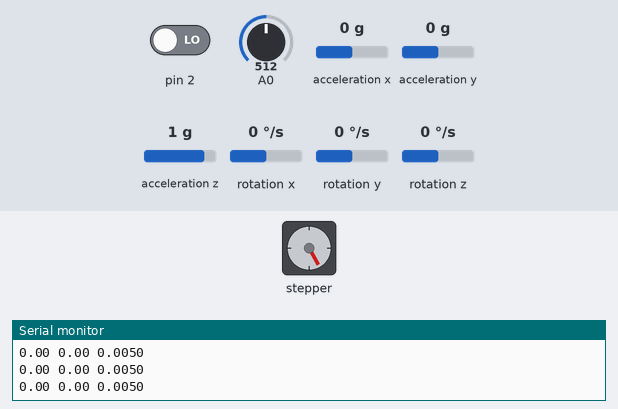
This sketch was run on a simulated Arduino Uno, built with avr-gcc and run on an emulated ATmega328P. Parts: stepper motor, the last lines printed to the serial monitor. Inputs (shaded band) come from the test bench; at power-on: A0 = 512, acceleration x 0 g, acceleration y 0 g, pin 2 LOW, acceleration z 1 g, rotation x 0 °/s, rotation y 0 °/s, rotation z 0 °/s. The sensor or clock chip raises its interrupt line as the real part does; stepper angles assume 200 steps per turn.

Above: at 1.7 s.
1.8 s: A0 set to 30
At 2.04 s:
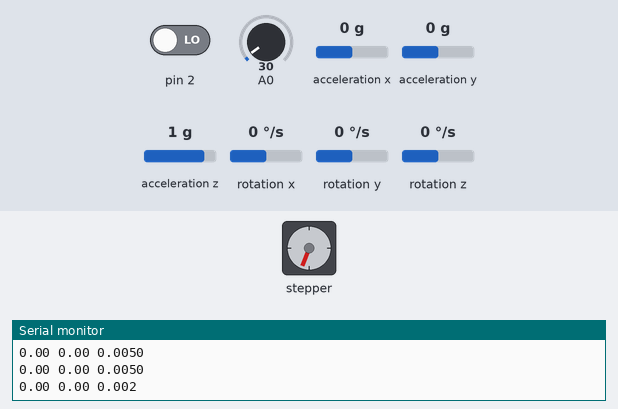
4.8 s: A0 set to 306
At 5.24 s:
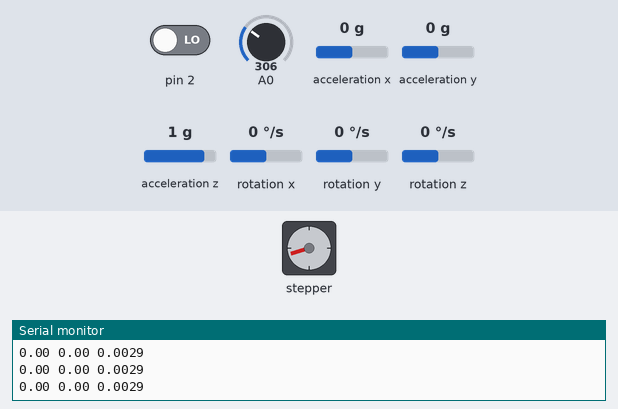
7.8 s: acceleration x set to -1.4 g
At 8.75 s:
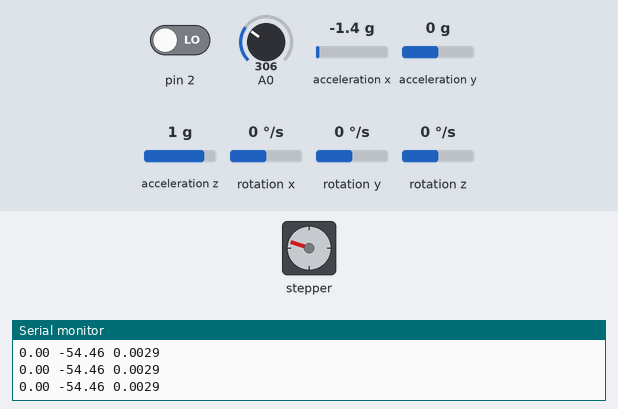
10.8 s: A0 set to 716
At 11.29 s:
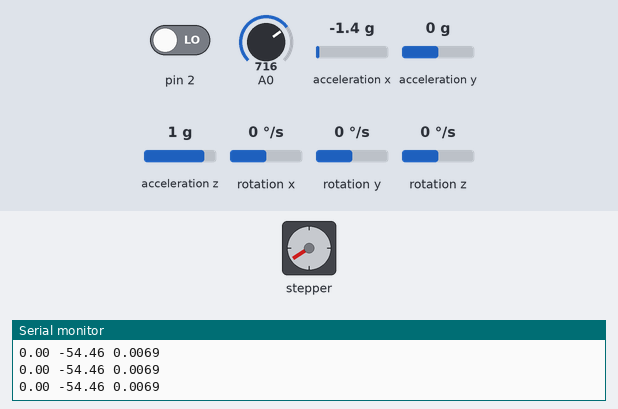
13.8 s: acceleration y set to -1.4 g
16.8 s: acceleration x set to 0 g
Timing chart, 0 to 20.8 s (numbered marks = the images above; inputs shaded):
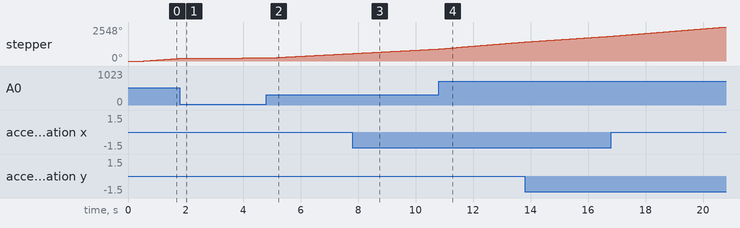

The sketch:

sketch_jul23a.ino
```cpp
/*
 Stepper Motor Control - speed control

 This program drives a unipolar or bipolar stepper motor.
 The motor is attached to digital pins 8 - 11 of the Arduino.
 A potentiometer is connected to analog input 0.

 The motor will rotate in a clockwise direction. The higher the potentiometer value,
 the faster the motor speed. Because setSpeed() sets the delay between steps,
 you may notice the motor is less responsive to changes in the sensor value at
 low speeds.

 Created 30 Nov. 2009
 Modified 28 Oct 2010
*/

#include "I2Cdev.h"
#include "MPU6050_6Axis_MotionApps20.h"
#include "Wire.h"
#include <Stepper.h>

const int stepsPerRevolution = 200;  // change this to fit the number of steps per revolution
// for your motor
MPU6050 mpu;
bool initialization = false;  // set true if DMP init was successful
uint8_t mpuIntStatus;   // holds actual interrupt status byte from MPU
uint8_t devStatus;      // return status after each device operation (0 = success, !0 = error)
uint16_t packetSize;    // expected DMP packet size (default is 42 bytes)
uint16_t fifoCount;     // count of all bytes currently in FIFO
uint8_t fifoBuffer[64]; // FIFO storage buffer
Quaternion q;           // [w, x, y, z]         quaternion container
VectorFloat gravity;    // [x, y, z]            gravity vector
float ypr[3];           // [yaw, pitch, roll]   yaw/pitch/roll container and gravity vector
volatile bool mpuInterrupt = false;     // indicates whether MPU interrupt pin

// initialize the stepper library on pins 8 through 11:
Stepper myStepper(stepsPerRevolution, 8, 9, 10, 11);

int stepCount = 0;  // number of steps the motor has taken

void setup() {
  // nothing to do inside the setup
  Serial.begin(9600);
  Serial.println("Program started");
  initialization = initializeGyroscope();
}

void loop() {
  // read the sensor value:
  int sensorReading = analogRead(A0);
  // map it to a range from 0 to 100:
  int motorSpeed = map(sensorReading, 0, 1023, 0, 100);

  Serial.println(motorSpeed);
  // set the motor speed:
  if (motorSpeed > 0) {
    myStepper.setSpeed(motorSpeed);
    // step 1/100 of a revolution:
    myStepper.step(stepsPerRevolution / 100);
  }
  if (!initialization) {
       return;
   }
   mpuInterrupt = false;
   mpuIntStatus = mpu.getIntStatus();
   fifoCount = mpu.getFIFOCount();
   if (hasFifoOverflown(mpuIntStatus, fifoCount)) {
       mpu.resetFIFO();
       return;
   }
   if (mpuIntStatus & 0x02) {
       while (fifoCount < packetSize) {
           fifoCount = mpu.getFIFOCount();
       }
       mpu.getFIFOBytes(fifoBuffer, packetSize);
       fifoCount -= packetSize;
       mpu.dmpGetQuaternion(&q, fifoBuffer);
       mpu.dmpGetGravity(&gravity, &q);
       mpu.dmpGetYawPitchRoll(ypr, &q, &gravity);
       //redrawLeds(ypr[0] * 180/M_PI, ypr[1] * 180/M_PI, ypr[2] * 180/M_PI);
       Serial.print(ypr[0] * 180/M_PI);
       Serial.print(" ");
       Serial.print(ypr[1] * 180/M_PI);
       Serial.print(" ");
       Serial.print(ypr[2] * 180/M_PI);
   }
}
boolean hasFifoOverflown(int mpuIntStatus, int fifoCount)
{
   return mpuIntStatus & 0x10 || fifoCount == 1024;
}
bool initializeGyroscope() {
   Wire.begin();
   TWBR = 24;
   mpu.initialize();
   Serial.println(mpu.testConnection() ? F("MPU6050 connection successful") : F("MPU6050 connection failed"));
   Serial.println(F("Initializing DMP..."));
   devStatus = mpu.dmpInitialize();
   mpu.setXGyroOffset(220);
   mpu.setYGyroOffset(76);
   mpu.setZGyroOffset(-85);
   mpu.setZAccelOffset(1788);
   if (devStatus != 0) {
       Serial.print(F("DMP Initialization failed (code "));Serial.println(devStatus);
       return false;
   }
   mpu.setDMPEnabled(true);
   Serial.println(F("Enabling interrupt detection (Arduino external interrupt 0)..."));
  attachInterrupt(0, dmpDataReady, RISING);
   mpuIntStatus = mpu.getIntStatus();
   Serial.println(F("DMP ready! Waiting for first interrupt..."));
   packetSize = mpu.dmpGetFIFOPacketSize();
   return true;
}
void dmpDataReady()
{
   mpuInterrupt = true;
}
```
